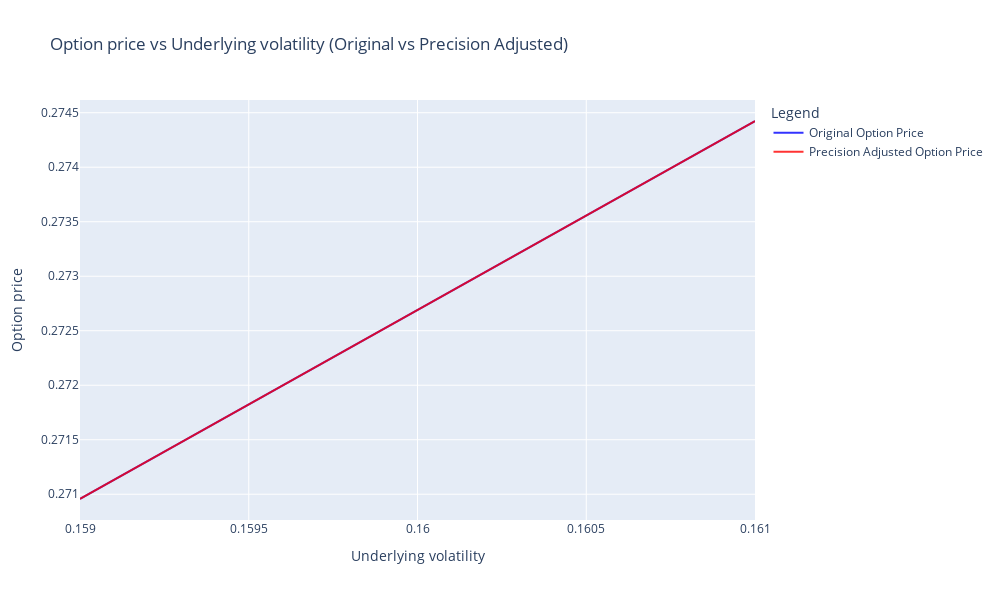

Here is the notebook cell this chart was saved with:
### Markdown cell above
### Vega

### Code cell
sigma_vect = np.linspace(sigma - 1e-3, sigma + 1e-3 , 100)
price_vect = []
price_vect_adj = []

for sig in sigma_vect:
    price_, _, _, _ = asian_option_pricer_MC(sigma = sig)
    price_vect.append(price_)
    price_adj_, _, _, _ = asian_option_pricer_MC_precision(sigma = sig)
    price_vect_adj.append(price_adj_)

# Create a subplot with two traces
fig = make_subplots(rows=1, cols=1)

# Add original data trace
fig.add_trace(pltgo.Scatter(x=sigma_vect, y=price_vect, mode='lines', name='Original Option Price', opacity=0.8, line=dict(color='blue')), row=1, col=1)

# Add precision-adjusted data trace
fig.add_trace(pltgo.Scatter(x=sigma_vect, y=price_vect_adj, mode='lines', name='Precision Adjusted Option Price', opacity=0.8, line=dict(color='red')), row=1, col=1)

# Update axis titles
fig.update_xaxes(title_text='Underlying volatility', row=1, col=1)
fig.update_yaxes(title_text='Option price', row=1, col=1)

# Update layout
fig.update_layout(title='Option price vs Underlying volatility (Original vs Precision Adjusted)', 
                  height=600, 
                  width=1000, 
                  legend_title='Legend')  # legend settings

# Show the plot
fig.show()
